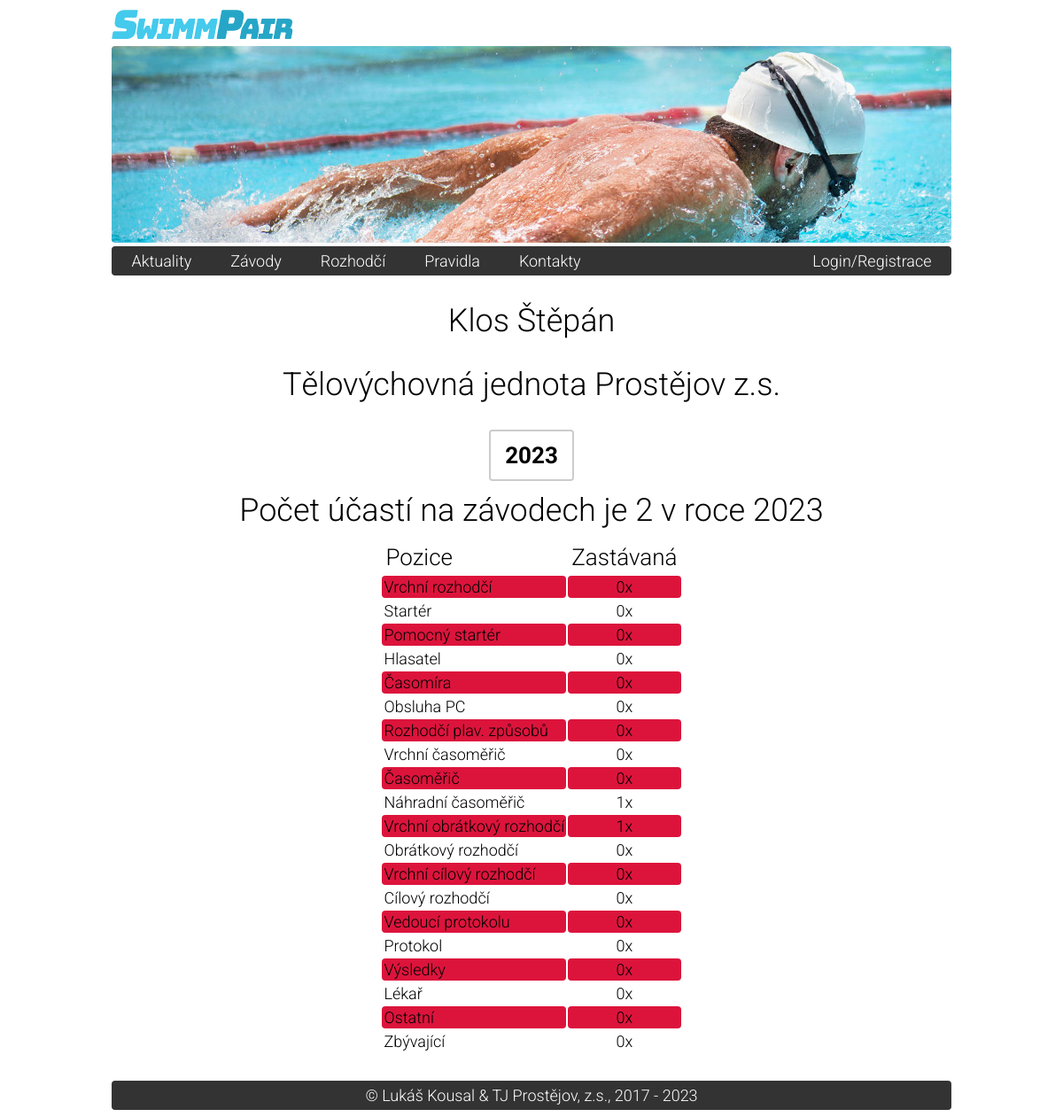
/clovek.php?id=2, run on the app's committed database.
### tables this page shows
CREATE TABLE `sp_users` (
  `id` int NOT NULL AUTO_INCREMENT,
  `first_name` varchar(50) NOT NULL,
  `last_name` varchar(50) NOT NULL,
  `email` varchar(100) NOT NULL,
  `password` varchar(100) NOT NULL,
  `hash` varchar(32) NOT NULL,
  `active_flag` tinyint(1) NOT NULL DEFAULT '0',
  `approved_flag` tinyint(1) NOT NULL DEFAULT '0',
  `rights` tinyint(1) NOT NULL,
  `referee_rank_id` int NOT NULL,
  `affiliation_club_id` int NOT NULL,
  PRIMARY KEY (`id`),
  KEY `klubaffil` (`affiliation_club_id`),
  CONSTRAINT `FK_users_klub` FOREIGN KEY (`affiliation_club_id`) REFERENCES `sp_clubs` (`id`)
);

CREATE TABLE `sp_clubs` (
  `id` int NOT NULL AUTO_INCREMENT,
  `name` varchar(80) NOT NULL,
  `abbreviation` text NOT NULL,
  `code` int DEFAULT NULL,
  `img` text,
  `affiliation_region_id` int NOT NULL,
  PRIMARY KEY (`id`),
  UNIQUE KEY `name` (`name`)
);

CREATE TABLE `sp_public_stats_config` (
  `id` int NOT NULL AUTO_INCREMENT,
  `position_id` int NOT NULL,
  PRIMARY KEY (`id`)
);

CREATE TABLE `sp_positions` (
  `id` int NOT NULL AUTO_INCREMENT,
  `name` varchar(45) NOT NULL,
  PRIMARY KEY (`id`),
  UNIQUE KEY `poz` (`name`)
);

### start.php (called while the page is built, shortened)
<?php
    $host = getenv("DATABASE_HOST");
    $user = getenv("DATABASE_USER");
    $pass = getenv("DATABASE_PASS");
    $db = getenv("DATABASE_NAME");
	$mysqli = new mysqli($host, $user, $pass, $db) or die($mysqli->error);
	$mysqli->set_charset('utf8');
	function h($string)
	{
	    return htmlspecialchars($string);
	}
	require __DIR__ . '/model/Sanitizer.php';
	require __DIR__ . '/model/StatPositionCnt.php';
	require __DIR__ . '/model/User.php';
	require __DIR__ . '/model/UsersManager.php';
	require __DIR__ . '/model/CupsManager.php';
	require __DIR__ . '/model/Position.php';
	require __DIR__ . '/model/PositionsManager.php';
	$usersManager = new UsersManager($mysqli);
	$cupsManager = new CupsManager($mysqli);
	$positionsManager = new PositionsManager($mysqli);

### model/Sanitizer.php (called while the page is built, shortened)
<?php
class Sanitizer
{
	public static function getGetInt($key)
	{
		return (int) $_GET[$key];
	}
}

### model/UsersManager.php (called while the page is built, shortened)
<?php
class UsersManager
{
	private $mysqli;
	public function __construct(mysqli $mysqli)
	{
		$this->mysqli = $mysqli;
	}
	public function GetUserByID($id)
	{
		$statement = $this->mysqli->prepare('CALL `GetUserByID`(?)');
		$statement->bind_param('i', $id);
		return $this->_CreateUserOrNullFromStatement($statement);
	}
	public function GetClubNameByAffiliationID($id)
	{
		$statement = $this->mysqli->prepare('CALL `GetClubNameByAffiliationID`(?)');
		$statement->bind_param('i', $id);
		return $this->_GetSingleResultFromStatement($statement);
	}
	public function CountCupsAttendanceOfUserGivenYear($userID, $year)
	{
		$statement = $this->mysqli->prepare('CALL `CntCupsAttendOfUserGivenYear`(?,?)');
		$statement->bind_param('ii', $userID, $year);
		return $this->_GetSingleResultFromStatement($statement);
	}
	public function CountOverallStatisticsOfUserGivenYear($userID, $year)
	{
		$statement = $this->mysqli->prepare('CALL `CntOverallStatsOfUserGivenYear`(?,?)');
		$statement->bind_param('ii', $userID, $year);
		$idpoz_cnts = $this->_CreateStatsFromStatement($statement);
		return $idpoz_cnts;
	}
	private function _CreateUserOrNullFromStatement(mysqli_stmt $statement)
	{
		$statement->execute();
		$row = $statement->get_result()->fetch_assoc();
		if ($row !== NULL) {
			return $this->_CreateUserFromRow($row);
		} else {
			return NULL;
		}
	}
	private function _CreateUserFromRow(array $row)
	{
		return new User($row['id'], $row['first_name'], $row['last_name'], $row['email'], $row['approved_flag'], $row['rights'], $row['referee_rank_id'], $row['affiliation_club_id']);
	}
	private function _CreateStatsFromStatement(mysqli_stmt $statement)
	{
		$statement->execute();
		$rows = $statement->get_result()->fetch_all(MYSQLI_ASSOC);
		$stats = [];
		foreach ($rows as $row) {
			$stats[] = $this->_CreateStatFromRow($row);
		}
		return $stats;
	}
	private function _CreateStatFromRow(array $row)
	{
		return new StatPositionCnt($row['position_id'], $row['cnt']);
	}
	private function _GetSingleResultFromStatement(mysqli_stmt $statement)
	{
		$statement->execute();
		$rows = $statement->get_result()->fetch_all(MYSQLI_NUM);
		if (!empty($rows)) {
			$row = $rows[0];
			return $row[0];
		} else {
			return null;
		}
	}
}

### model/User.php (called while the page is built, shortened)
<?php
class User
{
	public function __construct($id, $first_name, $last_name, $email, $approved_flag, $rights, $referee_rank_id, $affiliation_club_id)
	{
		$this->first_name = $first_name;
		$this->last_name = $last_name;
		$this->affiliation_club_id = $affiliation_club_id;
	}
}

### model/CupsManager.php (called while the page is built, shortened)
<?php
class CupsManager
{
	public function GetMaximumCupYear()
	{
		return (int) date("Y");
	}
}

### model/PositionsManager.php (called while the page is built, shortened)
<?php
class PositionsManager
{
	private $mysqli;
	public function __construct(mysqli $mysqli)
	{
		$this->mysqli = $mysqli;
	}
	public function DisplayedLiveStatsConfiguredPositions()
	{
		$statement = $this->mysqli->prepare('CALL `GetConfiguredStats`()');
		$positions = $this->_CreatePositionsFromStatement($statement);
		return $positions;
	}
	private function _CreatePositionsFromStatement(mysqli_stmt $statement)
	{
		$statement->execute();
		$rows = $statement->get_result()->fetch_all(MYSQLI_ASSOC);
		$positions = [];
		foreach ($rows as $row) {
			$positions[] = $this->_CreatePositionFromRow($row);
		}
		return $positions;
	}
	private function _CreatePositionFromRow(array $row)
	{
		return new Position($row['id'], $row['name']);
	}
}

### model/Position.php (called while the page is built, shortened)
<?php
class Position
{
	public function __construct($id, $name)
	{
		$this->id = $id;
		$this->name = $name;
	}
}

### model/StatPositionCnt.php (called while the page is built, shortened)
<?php
class StatPositionCnt
{
	public function __construct($position_id, $cnt)
	{
		$this->cnt = $cnt;
	}
}

### clovek.php (the view, shortened to what this page needs)
<?php
require 'start.php';
$userID = Sanitizer::getGetInt('id');
$maxCupYear = $cupsManager->GetMaximumCupYear();
$user = $usersManager->GetUserByID($userID);
$relevantPositions = $positionsManager->DisplayedLiveStatsConfiguredPositions();
$initialCupCount = $usersManager->CountCupsAttendanceOfUserGivenYear($userID, $maxCupYear);
$initialStats = $usersManager->CountOverallStatisticsOfUserGivenYear($userID, $maxCupYear);
?>
<!DOCTYPE html>
<html>
<head>
	<?php include("UNIFIED_head_content.php"); ?>
</head>
<body>
<div class="bodywrapper">
    <?php include("UNIFIED_header.php"); ?>
    <?php include("UNIFIED_menu.php"); ?>
    <section class="content">
        <h1 style="text-align:center"><?= h($user->last_name)?> <?= h($user->first_name) ?></h1>
        <h1 style="text-align:center"><?= h($usersManager->GetClubNameByAffiliationID($user->affiliation_club_id)) ?></h1>
        <div id="roky-box" align="center">
            <div id="roky" class="season-box">
                <span onclick="ProcessPersonForTheSeason(<?php echo $userID; ?>, this);" class="season-button selected"><?php echo $maxCupYear; ?></span>
            </div>
        </div>
        <h1 class="contracted" style="text-align:center">Počet účastí na závodech je <span id="pocet-ucasti"><?php echo $initialCupCount; ?></span> v roce <span id="rok-ucasti"><?php echo $maxCupYear; ?></span></h1>
        <table class="statistikysezona" align="center">
            <tbody>
                <tr class="statistikyhlavicka">
                    <th>Pozice</th>
                    <th>Zastávaná</th>
                </tr>
                <?php foreach ($relevantPositions as $relevantPosition): ?>
                    <tr>
                        <td><?= h($relevantPosition->name) ?></td>
                        <td style="text-align: center;"><span id="<?= h($relevantPosition->id) ?>"><?php echo($initialStats[$relevantPosition->id-1]->cnt)?></span>x</td>
                        <?php
                            $initialStats[$relevantPosition->id-1]->cnt=0;
                        ?>
                    </tr>
                <?php endforeach; ?>
                <?php
                $cnt=0;
                foreach ($initialStats as $stat)
                    {
                        $cnt+=$stat->cnt;
                    }
                    ?>
                    <tr>
                        <td>Zbývající</td>
                        <td style="text-align: center;"><span id="zbyvajici"><?= h($cnt)?></span>x</td>
                    </tr>
            </tbody>
        </table>
    </section>
    <?php include("UNIFIED_footer.php"); ?>
</div>
</body>
</html>

### css/style.css (style rules this page uses)
html { overflow-y: scroll; }
body { color: #000; font-weight: 300; font-family: 'Roboto', sans-serif; font-size: 18px; text-align: center; }
.bodywrapper { width: 80%; margin: 0 auto; text-align: left; }
h1 { font-weight: 300; font-family: 'Roboto', sans-serif; font-size: 32px; }
h1.contracted { text-align: center; margin-top: 11.25px; margin-bottom: 11.25px; }
.season-box { box-sizing: border-box; border: 2px solid #ccc; border-radius: 4px; width: fit-content; padding: 12px 12px 12px 12px; }
.season-box .season-button { border-radius: 4px; font-size: 24px; padding: 4px 4px 4px 4px; transition: background-color 0.4s ease; -webkit-transition: background-color 0.4s ease; -moz-transition: background-color 0.4s ease; -o-transition: background-color 0.4s ease; }
.season-box .selected { font-weight: bold; font-size: 26px; }
.content>h1, #title>h1, #content>h1 { text-align: center; font-weight: 300; font-size: 36px; }
.statistikysezona { margin-bottom: 30px; }
.statistikysezona .statistikyhlavicka th { padding: 4px; }
.statistikysezona th { font-weight: 300; font-size: 26px; }
.statistikysezona tr:nth-child(odd) td { border-radius: 4px; padding: 2px; }
.statistikysezona tr:nth-child(even) td { border-radius: 4px; padding: 2px; ; background-color: #DC143C; }

### data on the page
sp_users: last_name "Klos", first_name "Štěpán", affiliation_club.name "Tělovýchovná jednota Prostějov z.s."
sp_public_stats_config: sp_positions.name "Vrchní rozhodčí", cnt "0"
sp_public_stats_config: sp_positions.name "Startér", cnt "0"
sp_public_stats_config: sp_positions.name "Pomocný startér", cnt "0"
sp_public_stats_config: sp_positions.name "Hlasatel", cnt "0"
sp_public_stats_config: sp_positions.name "Časomíra", cnt "0"
sp_public_stats_config: sp_positions.name "Obsluha PC", cnt "0"
sp_public_stats_config: sp_positions.name "Rozhodčí plav. způsobů", cnt "0"
sp_public_stats_config: sp_positions.name "Vrchní časoměřič", cnt "0"
sp_public_stats_config: sp_positions.name "Časoměřič", cnt "0"
sp_public_stats_config: sp_positions.name "Náhradní časoměřič", cnt "1"
sp_public_stats_config: sp_positions.name "Vrchní obrátkový rozhodčí", cnt "1"
sp_public_stats_config: sp_positions.name "Obrátkový rozhodčí", cnt "0"
sp_public_stats_config: sp_positions.name "Vrchní cílový rozhodčí", cnt "0"
sp_public_stats_config: sp_positions.name "Cílový rozhodčí", cnt "0"
sp_public_stats_config: sp_positions.name "Vedoucí protokolu", cnt "0"
sp_public_stats_config: sp_positions.name "Protokol", cnt "0"
sp_public_stats_config: sp_positions.name "Výsledky", cnt "0"
sp_public_stats_config: sp_positions.name "Lékař", cnt "0"
sp_public_stats_config: sp_positions.name "Ostatní", cnt "0"

### other printed values
$maxCupYear "2023"
$initialCupCount "2"
$cnt "0"
